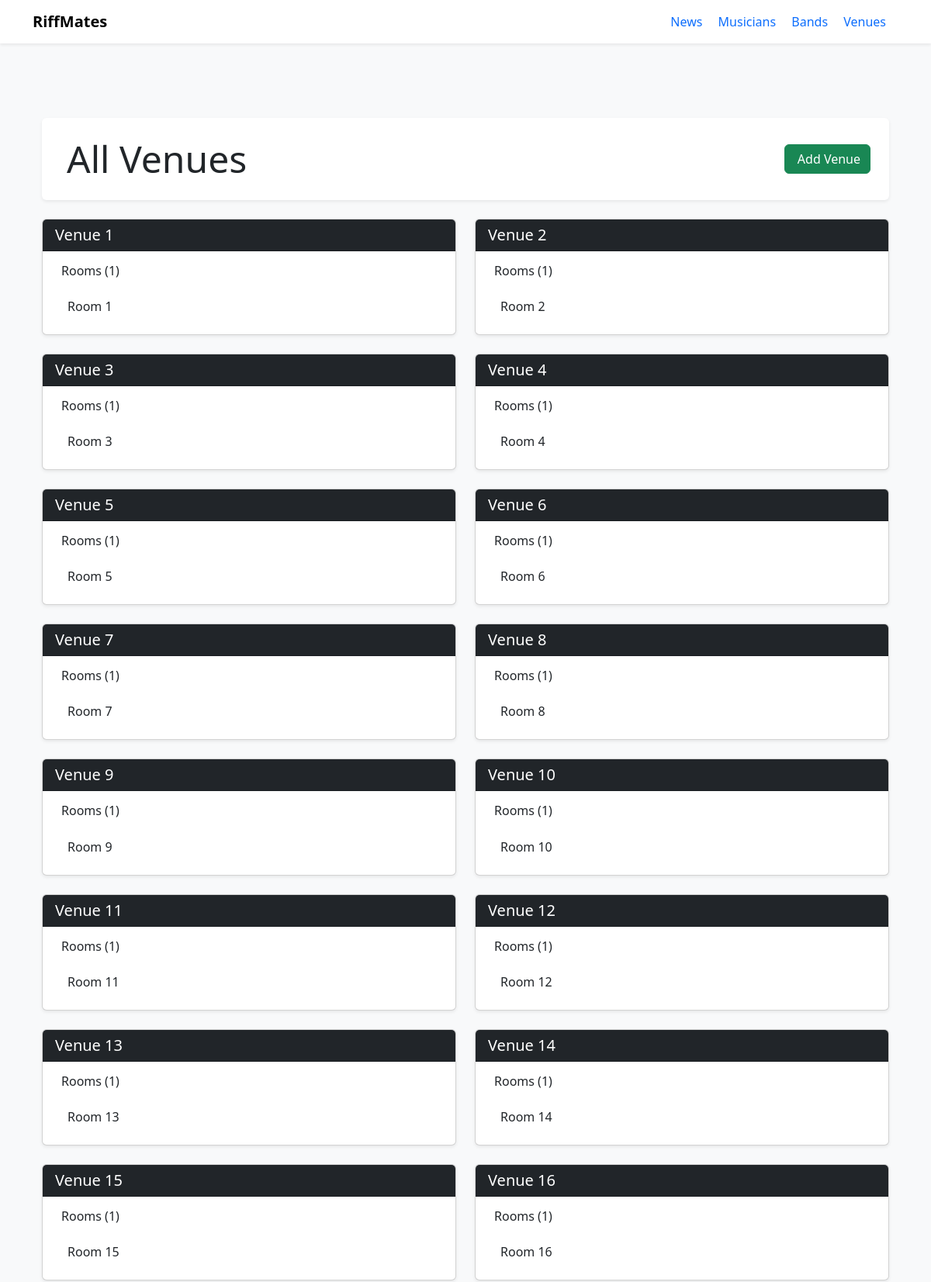
Screenshot of /venues/ (upper part) with the database file from the repository.
### band/models.py (models this page shows, shortened)
class Venue(models.Model):
    name = models.CharField(max_length=50)

class Room(models.Model):
    name = models.CharField(max_length=50)
    venue = models.ForeignKey(Venue, on_delete=models.CASCADE)

### band/views.py (the view)
# urls.py: path('venues/', bandViews.venue_list, name='venue_list'),
def venue_list(request):
    venues = Venue.objects.prefetch_related('room_set').all()
    return render(request, 'venue_list.html', {'venues': venues})

### templates/venue_list.html (shortened to what this page needs)
{% extends "base.html" %}
{% load static %}
{% block content %}
<div class="container mt-5">
  <div class="d-flex justify-content-between align-items-center bg-white p-4 shadow-sm rounded mb-4">
    <h1 class="display-5 text-dark m-0">
      All Venues
    </h1>
    <a href="" class="btn btn-success">
       Add Venue
    </a>
  </div>
  <div class="row g-4">
    {% for venue in venues %}
    <div class="col-md-6">
      <div class="card h-100 shadow-sm">
        <div class="card-header bg-dark text-white">
          <h5 class="m-0">{{ venue.name }}</h5>
        </div>
        <div class="card-body">
          <h6 class="mb-3">
            Rooms ({{ venue.room_set.count }})
          </h6>
          <ul class="list-group list-group-flush">
            {% for room in venue.room_set.all %}
            <li class="list-group-item d-flex justify-content-between align-items-center">
              {{ room.name }}
            </li>
            {% empty %}
            <li class="list-group-item text-muted">
              No rooms available for this venue
            </li>
            {% endfor %}
          </ul>
        </div>
      </div>
    </div>
    {% endfor %}
  </div>
</div>
{% endblock %}

### rows the page displays
Venue: name "Venue 1", room_set.count "1"
Room: name "Room 1"
Venue: name "Venue 2", room_set.count "1"
Room: name "Room 2"
Venue: name "Venue 3", room_set.count "1"
Room: name "Room 3"
Venue: name "Venue 4", room_set.count "1"
Room: name "Room 4"
Venue: name "Venue 5", room_set.count "1"
Room: name "Room 5"
Venue: name "Venue 6", room_set.count "1"
Room: name "Room 6"
Venue: name "Venue 7", room_set.count "1"
Room: name "Room 7"
Venue: name "Venue 8", room_set.count "1"
Room: name "Room 8"
Venue: name "Venue 9", room_set.count "1"
Room: name "Room 9"
Venue: name "Venue 10", room_set.count "1"
Room: name "Room 10"
Venue: name "Venue 11", room_set.count "1"
Room: name "Room 11"
Venue: name "Venue 12", room_set.count "1"
Room: name "Room 12"
Venue: name "Venue 13", room_set.count "1"
Room: name "Room 13"
Venue: name "Venue 14", room_set.count "1"
Room: name "Room 14"
Venue: name "Venue 15", room_set.count "1"
Room: name "Room 15"
Venue: name "Venue 16", room_set.count "1"
Room: name "Room 16"
